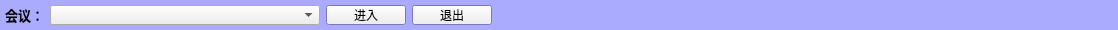
<?xml version="1.0" encoding="UTF-8"?>
<ui version="4.0">
 <class>ConferenceWidget</class>
 <widget class="QWidget" name="ConferenceWidget">
  <property name="geometry">
   <rect>
    <x>0</x>
    <y>0</y>
    <width>1118</width>
    <height>30</height>
   </rect>
  </property>
  <property name="sizePolicy">
   <sizepolicy hsizetype="Expanding" vsizetype="Expanding">
    <horstretch>0</horstretch>
    <verstretch>0</verstretch>
   </sizepolicy>
  </property>
  <property name="windowTitle">
   <string>ConferenceWidget</string>
  </property>
  <layout class="QVBoxLayout" name="verticalLayout">
   <property name="spacing">
    <number>0</number>
   </property>
   <property name="leftMargin">
    <number>0</number>
   </property>
   <property name="topMargin">
    <number>0</number>
   </property>
   <property name="rightMargin">
    <number>0</number>
   </property>
   <property name="bottomMargin">
    <number>0</number>
   </property>
   <item>
    <widget class="QWidget" name="widget" native="true">
     <property name="sizePolicy">
      <sizepolicy hsizetype="Expanding" vsizetype="Expanding">
       <horstretch>0</horstretch>
       <verstretch>0</verstretch>
      </sizepolicy>
     </property>
     <property name="minimumSize">
      <size>
       <width>0</width>
       <height>30</height>
      </size>
     </property>
     <property name="maximumSize">
      <size>
       <width>16777215</width>
       <height>30</height>
      </size>
     </property>
     <property name="palette">
      <palette>
       <active>
        <colorrole role="Base">
         <brush brushstyle="SolidPattern">
          <color alpha="255">
           <red>255</red>
           <green>255</green>
           <blue>255</blue>
          </color>
         </brush>
        </colorrole>
        <colorrole role="Window">
         <brush brushstyle="SolidPattern">
          <color alpha="255">
           <red>170</red>
           <green>170</green>
           <blue>255</blue>
          </color>
         </brush>
        </colorrole>
       </active>
       <inactive>
        <colorrole role="Base">
         <brush brushstyle="SolidPattern">
          <color alpha="255">
           <red>255</red>
           <green>255</green>
           <blue>255</blue>
          </color>
         </brush>
        </colorrole>
        <colorrole role="Window">
         <brush brushstyle="SolidPattern">
          <color alpha="255">
           <red>170</red>
           <green>170</green>
           <blue>255</blue>
          </color>
         </brush>
        </colorrole>
       </inactive>
       <disabled>
        <colorrole role="Base">
         <brush brushstyle="SolidPattern">
          <color alpha="255">
           <red>170</red>
           <green>170</green>
           <blue>255</blue>
          </color>
         </brush>
        </colorrole>
        <colorrole role="Window">
         <brush brushstyle="SolidPattern">
          <color alpha="255">
           <red>170</red>
           <green>170</green>
           <blue>255</blue>
          </color>
         </brush>
        </colorrole>
       </disabled>
      </palette>
     </property>
     <property name="autoFillBackground">
      <bool>true</bool>
     </property>
     <layout class="QHBoxLayout" name="horizontalLayout">
      <property name="leftMargin">
       <number>5</number>
      </property>
      <property name="topMargin">
       <number>5</number>
      </property>
      <property name="rightMargin">
       <number>5</number>
      </property>
      <property name="bottomMargin">
       <number>5</number>
      </property>
      <item>
       <widget class="QLabel" name="label_1">
        <property name="font">
         <font>
          <family>宋体</family>
          <pointsize>10</pointsize>
          <weight>75</weight>
          <bold>true</bold>
         </font>
        </property>
        <property name="text">
         <string>会议：</string>
        </property>
       </widget>
      </item>
      <item>
       <widget class="QComboBox" name="conferenceComboBox">
        <property name="minimumSize">
         <size>
          <width>270</width>
          <height>0</height>
         </size>
        </property>
        <property name="toolTip">
         <string>会议列表</string>
        </property>
        <property name="styleSheet">
         <string notr="true">QComboBox QAbstractItemView {
     font-size: 30px;
 }</string>
        </property>
       </widget>
      </item>
      <item>
       <widget class="QPushButton" name="enterConferenceButton">
        <property name="text">
         <string>进入</string>
        </property>
       </widget>
      </item>
      <item>
       <widget class="QPushButton" name="leaveConferenceButton">
        <property name="text">
         <string>退出</string>
        </property>
       </widget>
      </item>
      <item>
       <spacer name="horizontalSpacer">
        <property name="orientation">
         <enum>Qt::Horizontal</enum>
        </property>
        <property name="sizeHint" stdset="0">
         <size>
          <width>40</width>
          <height>20</height>
         </size>
        </property>
       </spacer>
      </item>
     </layout>
    </widget>
   </item>
  </layout>
 </widget>
 <layoutdefault spacing="6" margin="11"/>
 <resources/>
 <connections/>
</ui>
